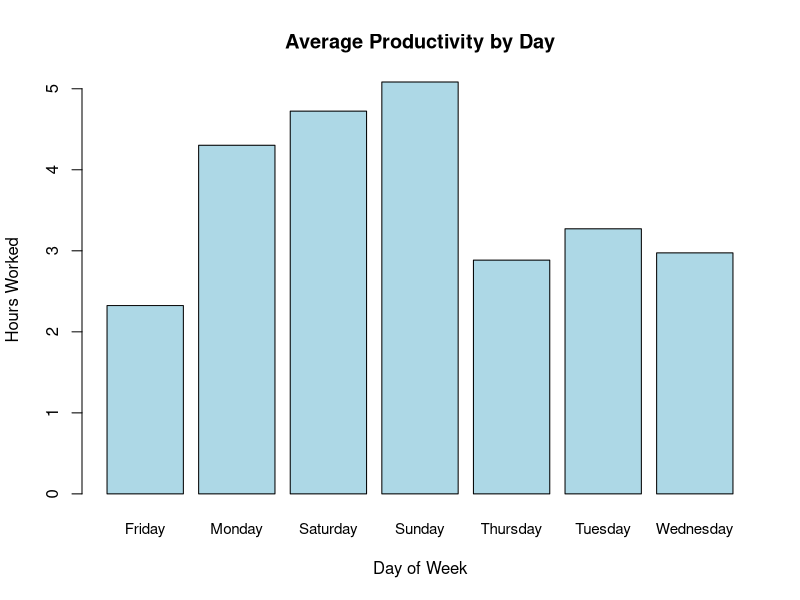
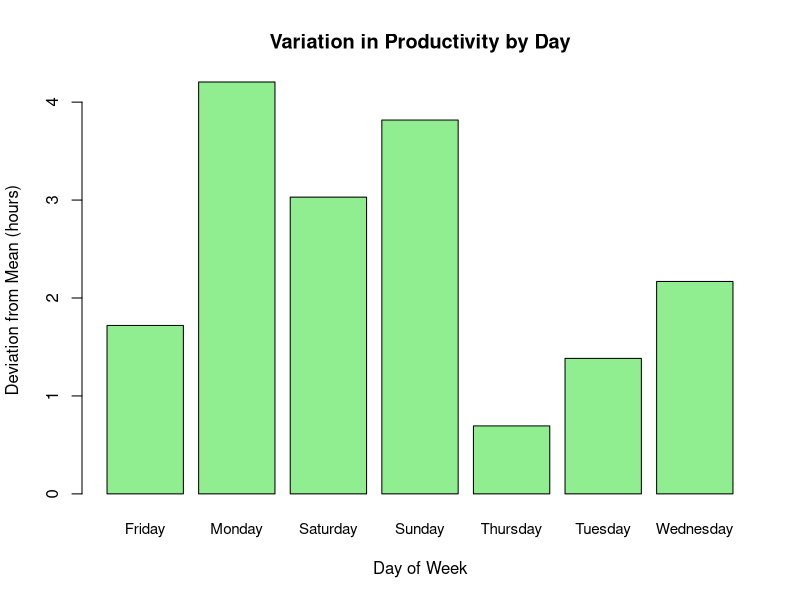
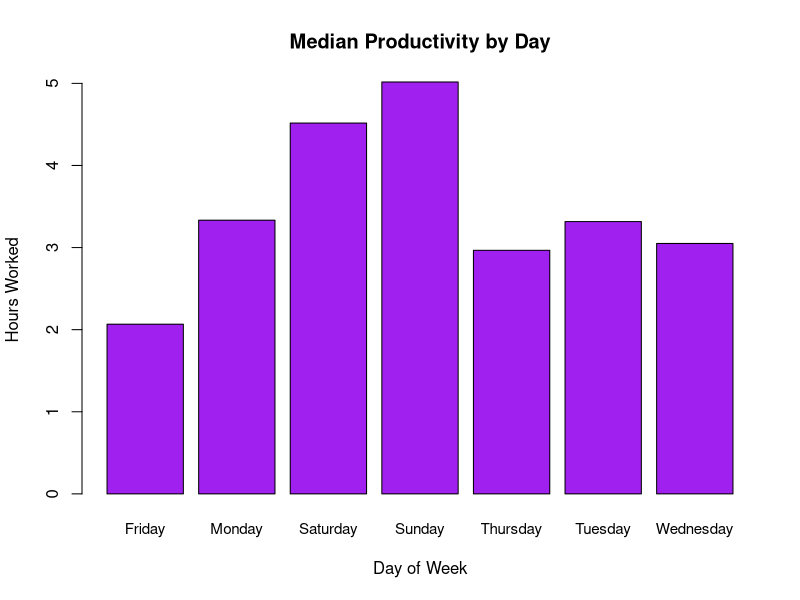

The R script that drew these images, in order:
## ---- chunk 1
library(readr)
workdata <- read_csv("workdata.csv")
head(workdata)
## ---- chunk 2
temp <- aggregate(x = workdata, by = list(workdata$DayWeek), FUN = mean, drop = TRUE)
results <- temp[, c("Group.1", "Hours")]
colnames(results)[1] <- "DayWeek"
colnames(results)[2] <- "HoursMean"

temp <- aggregate(x = workdata, by = list(workdata$DayWeek), FUN = sd, drop = TRUE)
results$HoursSD <- temp[, c("Hours")]

temp <- aggregate(x = workdata, by = list(workdata$DayWeek), FUN = median, drop = TRUE)
results$HoursMedian <- temp[, c("Hours")]

head(results, n=7)
## ---- chunk 3
barplot(results$HoursMean, names.arg = results$DayWeek, xlab = 'Day of Week', ylab = 'Hours Worked', main = 'Average Productivity by Day',  col = rep('lightblue', 7), cex.names = 0.91)
barplot(results$HoursSD, names.arg = results$DayWeek, xlab = 'Day of Week', ylab = 'Deviation from Mean (hours)', main = 'Variation in Productivity by Day',  col = rep('lightgreen', 7), cex.names = 0.91)
barplot(results$HoursMedian, names.arg = results$DayWeek, xlab = 'Day of Week', ylab = 'Hours Worked', main = 'Median Productivity by Day',  col = rep('purple', 7), cex.names = 0.91)
